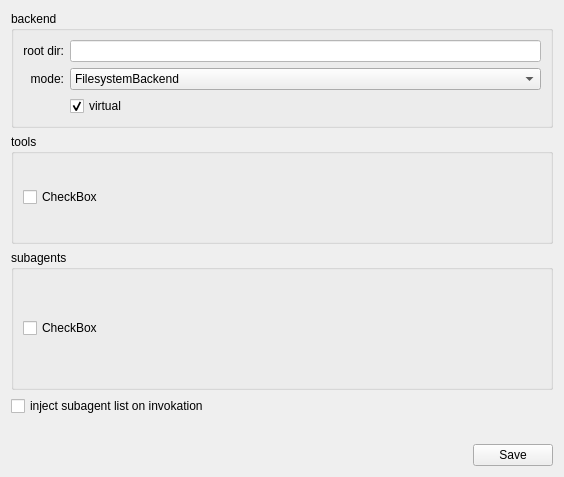
     <widget class="QWidget" name="tab_2">
      <attribute name="title">
       <string>Deepagents</string>
      </attribute>
      <layout class="QGridLayout" name="gridLayout">
       <item row="1" column="0">
        <widget class="QGroupBox" name="groupBox_tools">
         <property name="minimumSize">
          <size>
           <width>0</width>
           <height>110</height>
          </size>
         </property>
         <property name="styleSheet">
          <string notr="true"/>
         </property>
         <property name="title">
          <string>tools</string>
         </property>
         <layout class="QGridLayout" name="gridLayout_6">
          <item row="0" column="0">
           <widget class="QCheckBox" name="checkBoxDATools">
            <property name="text">
             <string>CheckBox</string>
            </property>
           </widget>
          </item>
         </layout>
        </widget>
       </item>
       <item row="6" column="0">
        <layout class="QHBoxLayout" name="horizontalLayout_10">
         <item>
          <spacer name="horizontalSpacer_8">
           <property name="orientation">
            <enum>Qt::Horizontal</enum>
           </property>
           <property name="sizeHint" stdset="0">
            <size>
             <width>40</width>
             <height>20</height>
            </size>
           </property>
          </spacer>
         </item>
         <item>
          <widget class="QPushButton" name="pushButton_2">
           <property name="text">
            <string>Save</string>
           </property>
          </widget>
         </item>
        </layout>
       </item>
       <item row="5" column="0">
        <spacer name="verticalSpacer_2">
         <property name="orientation">
          <enum>Qt::Vertical</enum>
         </property>
         <property name="sizeHint" stdset="0">
          <size>
           <width>542</width>
           <height>22</height>
          </size>
         </property>
        </spacer>
       </item>
       <item row="4" column="0">
        <widget class="QCheckBox" name="checkBox">
         <property name="text">
          <string>inject subagent list on invokation</string>
         </property>
        </widget>
       </item>
       <item row="3" column="0">
        <widget class="QGroupBox" name="groupBox_2">
         <property name="minimumSize">
          <size>
           <width>0</width>
           <height>140</height>
          </size>
         </property>
         <property name="title">
          <string>subagents</string>
         </property>
         <layout class="QGridLayout" name="gridLayout_13">
          <item row="1" column="0">
           <widget class="QCheckBox" name="checkBoxDASubagents">
            <property name="text">
             <string>CheckBox</string>
            </property>
           </widget>
          </item>
         </layout>
        </widget>
       </item>
       <item row="0" column="0">
        <widget class="QGroupBox" name="groupBox">
         <property name="styleSheet">
          <string notr="true"/>
         </property>
         <property name="title">
          <string>backend</string>
         </property>
         <layout class="QGridLayout" name="gridLayout_8">
          <item row="0" column="1">
           <widget class="QLineEdit" name="lineEditDARootDir">
            <property name="styleSheet">
             <string notr="true">background-color: rgb(255, 255, 255);</string>
            </property>
           </widget>
          </item>
          <item row="1" column="1">
           <widget class="QComboBox" name="comboBoxDABackend">
            <property name="sizePolicy">
             <sizepolicy hsizetype="Expanding" vsizetype="Fixed">
              <horstretch>0</horstretch>
              <verstretch>0</verstretch>
             </sizepolicy>
            </property>
            <property name="styleSheet">
             <string notr="true"/>
            </property>
            <property name="editable">
             <bool>false</bool>
            </property>
            <item>
             <property name="text">
              <string>FilesystemBackend</string>
             </property>
            </item>
            <item>
             <property name="text">
              <string>StoreBackend</string>
             </property>
            </item>
            <item>
             <property name="text">
              <string>CompositeBackend</string>
             </property>
            </item>
            <item>
             <property name="text">
              <string>LocalShellBackend</string>
             </property>
            </item>
            <item>
             <property name="text">
              <string>StateBackend</string>
             </property>
            </item>
           </widget>
          </item>
          <item row="1" column="0">
           <widget class="QLabel" name="label_2">
            <property name="text">
             <string>mode:</string>
            </property>
            <property name="alignment">
             <set>Qt::AlignRight|Qt::AlignTrailing|Qt::AlignVCenter</set>
            </property>
           </widget>
          </item>
          <item row="0" column="0">
           <widget class="QLabel" name="label">
            <property name="text">
             <string>root dir:</string>
            </property>
            <property name="alignment">
             <set>Qt::AlignRight|Qt::AlignTrailing|Qt::AlignVCenter</set>
            </property>
           </widget>
          </item>
          <item row="2" column="1">
           <widget class="QCheckBox" name="checkBoxDABackendVirtual">
            <property name="text">
             <string>virtual</string>
            </property>
            <property name="checked">
             <bool>true</bool>
            </property>
           </widget>
          </item>
         </layout>
        </widget>
       </item>
      </layout>
     </widget>
